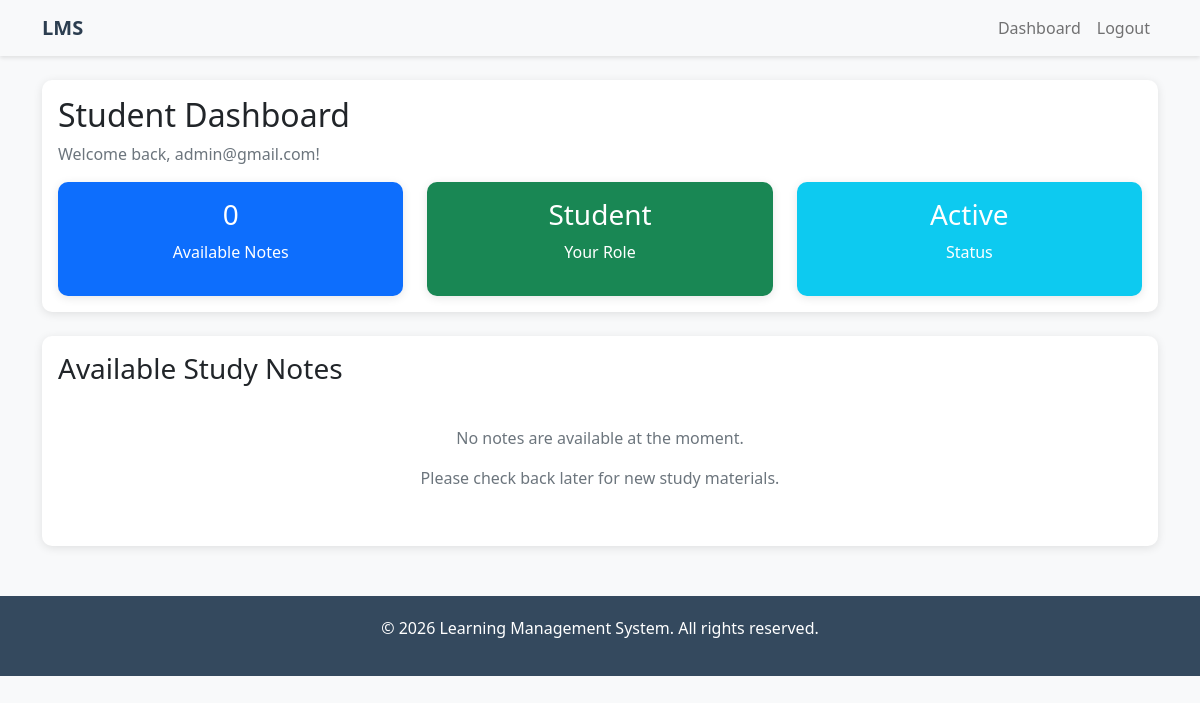
Page /dashboard/ (signed in) on the earlier database version.
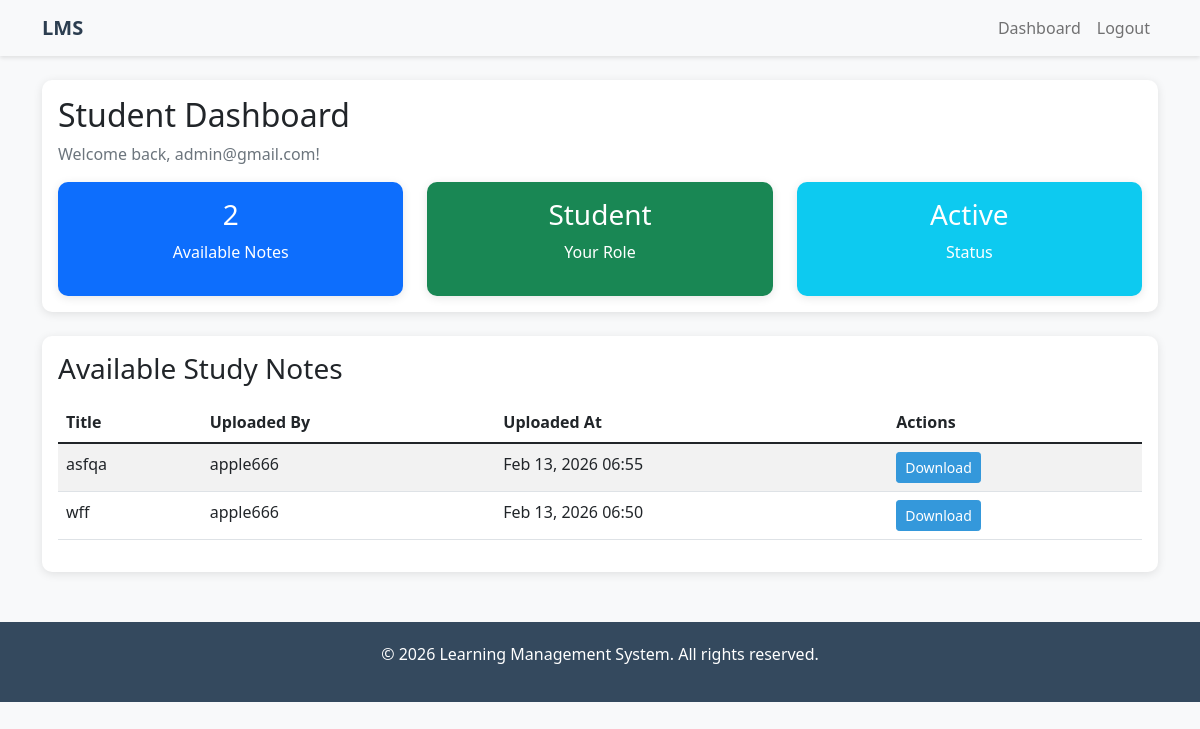
Same page on the later database version.
### courses/models.py (models this page shows, shortened)
class Note(models.Model):
    title = models.CharField(max_length=200)
    content = models.FileField(upload_to='notes/')
    uploader = models.ForeignKey(User, on_delete=models.CASCADE)
    created_at = models.DateTimeField(auto_now_add=True)
    class Meta:
        ordering = ['-created_at']

### core/views.py (the view)
# urls.py: path('dashboard/', views.dashboard, name='dashboard'),
@login_required(login_url='accounts:login')
def dashboard(request):
    user = request.user
    try:
        role = user.profile.role
        if role == 'teacher':
            notes = Note.objects.filter(uploader=user)
            return render(request, 'core/teacher_dashboard.html', {'notes': notes})
        else:
            notes = Note.objects.all()
            return render(request, 'core/student_dashboard.html', {'notes': notes})
    except:
        notes = Note.objects.all()
        return render(request, 'core/student_dashboard.html', {'notes': notes})

### templates/core/student_dashboard.html (shortened to what this page needs)
{% extends 'base.html' %}
{% block content %}
<div class="row">
    <div class="col-12">
        <div class="card mb-4">
            <div class="card-body">
                <h2 class="card-title">Student Dashboard</h2>
                <p class="text-muted">Welcome back, {{ user.username }}!</p>
                <div class="row">
                    <div class="col-md-4">
                        <div class="card bg-primary text-white">
                            <div class="card-body text-center">
                                <h3>{{ notes.count }}</h3>
                                <p>Available Notes</p>
                            </div>
                        </div>
                    </div>
                    <div class="col-md-4">
                        <div class="card bg-success text-white">
                            <div class="card-body text-center">
                                <h3>Student</h3>
                                <p>Your Role</p>
                            </div>
                        </div>
                    </div>
                    <div class="col-md-4">
                        <div class="card bg-info text-white">
                            <div class="card-body text-center">
                                <h3>Active</h3>
                                <p>Status</p>
                            </div>
                        </div>
                    </div>
                </div>
            </div>
        </div>
    </div>
</div>
<div class="row">
    <div class="col-12">
        <div class="card">
            <div class="card-body">
                <h3 class="card-title mb-3">Available Study Notes</h3>
                {% if notes %}
                    <div class="table-responsive">
                        <table class="table table-striped">
                            <thead>
                                <tr>
                                    <th>Title</th>
                                    <th>Uploaded By</th>
                                    <th>Uploaded At</th>
                                    <th>Actions</th>
                                </tr>
                            </thead>
                            <tbody>
                                {% for note in notes %}
                                    <tr>
                                        <td>{{ note.title }}</td>
                                        <td>{{ note.uploader.username }}</td>
                                        <td>{{ note.created_at|date:"M d, Y H:i" }}</td>
                                        <td>
                                            <a href="{% url 'courses:download' note.id %}" class="btn btn-sm btn-primary">Download</a>
                                        </td>
                                    </tr>
                                {% endfor %}
                            </tbody>
                        </table>
                    </div>
                {% else %}
                    <div class="text-center py-4">
                        <p class="text-muted">No notes are available at the moment.</p>
                        <p class="text-muted">Please check back later for new study materials.</p>
                    </div>
                {% endif %}
            </div>
        </div>
    </div>
</div>
{% endblock %}

### templates/base.html (shortened to what this page needs)
<!DOCTYPE html>
<html lang="en">
<head>
    <link href="https://cdn.jsdelivr.net/npm/bootstrap@5.1.3/dist/css/bootstrap.min.css"
rel="stylesheet">
</head>
<body>
    <nav class="navbar navbar-expand-lg navbar-light bg-light">
        <div class="container">
            <a class="navbar-brand" href="{% url 'core:home' %}">LMS</a>
            <div class="collapse navbar-collapse" id="navbarNav">
                <ul class="navbar-nav ms-auto">
                    {% if user.is_authenticated %}
                        <li class="nav-item">
                            <a class="nav-link" href="{% url 'core:dashboard' %}">Dashboard</a>
                        </li>
                        <li class="nav-item">
                            <a class="nav-link" href="{% url 'accounts:logout' %}">Logout</a>
                        </li>
                    {% endif %}
                </ul>
            </div>
        </div>
    </nav>
    <main class="container mt-4">
        {% block content %}{% endblock %}
    </main>
    <footer class="footer">
        <div class="container text-center">
            <p>&copy; 2026 Learning Management System. All rights reserved.</p>
        </div>
    </footer>
</body>
</html>

### templates/base.html (style rules this page uses)
body { font-family: 'Segoe UI', Tahoma, Geneva, Verdana, sans-serif; background-color: #f8f9fa; }
.navbar-brand { font-weight: bold; color: #2c3e50 !important; }
.navbar { box-shadow: 0 2px 4px rgba(0,0,0,.1); }
.card { border: none; border-radius: 10px; box-shadow: 0 2px 10px rgba(0,0,0,.1); }
.btn-primary { background-color: #3498db; border-color: #3498db; }
.footer { margin-top: 50px; padding: 20px 0; background-color: #34495e; color: white; }

Differences in the rows shown:
added Note: title "asfqa", uploader.username "apple666", created_at "Feb 13, 2026 06:55"
added Note: title "wff", uploader.username "apple666", created_at "Feb 13, 2026 06:50"
Other differences:
{{ notes.count }}: "0" → "2"
text no longer shown: "No notes are available at the moment. Please check back later for new study materials."
text now shown: "Title Uploaded By Uploaded At Actions"
